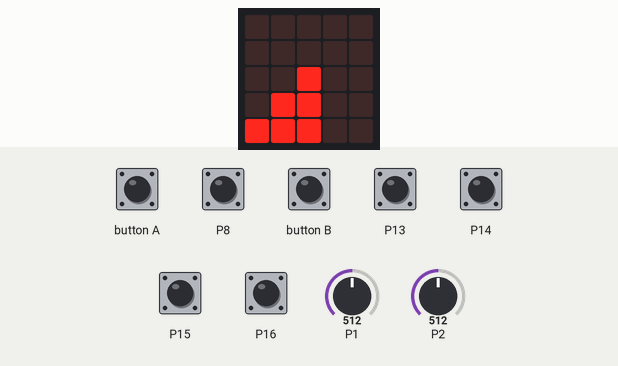
Simulated run of this program. Board: BBC micro:bit (MakeCode). Parts: the board's 5×5 LED display. The inputs (shaded band) are chosen by the test bench; at power-on: P8, P13–16 HIGH, P1 = 512, P2 = 512 (analog values on the 0–1023 scale). No radio messages arrive unless stated (any console line starting 'radio sent:' is added by the test bench); what the program prints to the serial console is not drawn.

Above: at 1.6 s.
1.7 s: button A pressed for 0.15 s
At 2.8 s:
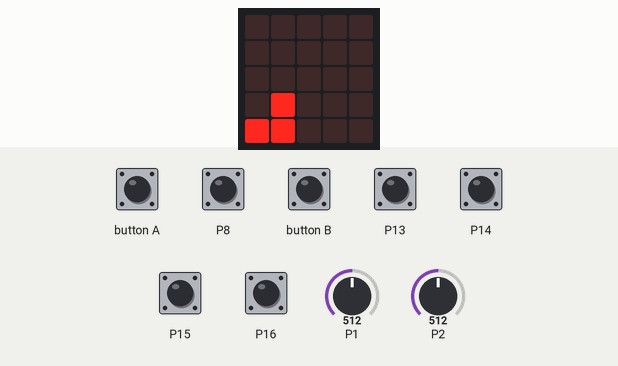
3.3 s: button A pressed for 0.15 s
At 4.0 s:
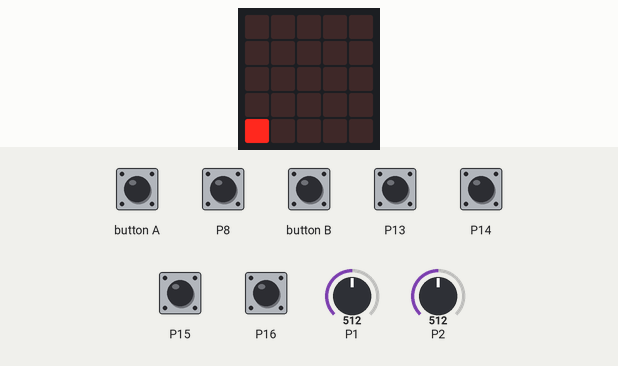
4.9 s: P8 pulled LOW for 0.15 s
8.2 s: button B pressed for 0.15 s
At 9.0 s:
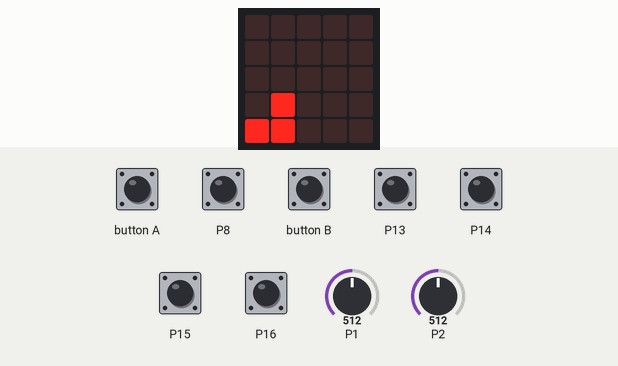
9.8 s: button B pressed 5 times (0.12 s each, 0.3 s apart)
At 12.1 s:
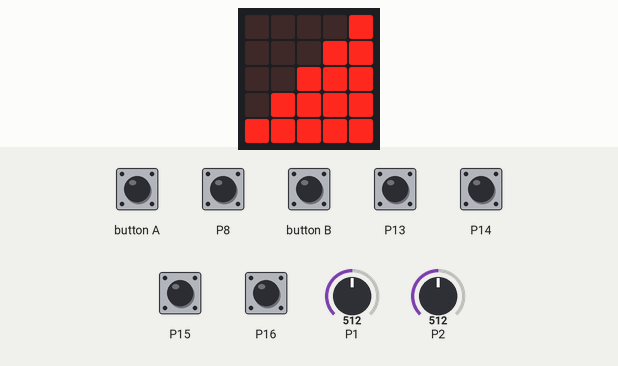
Timing chart, 0 to 13.6 s (numbered marks = the images above; inputs shaded):
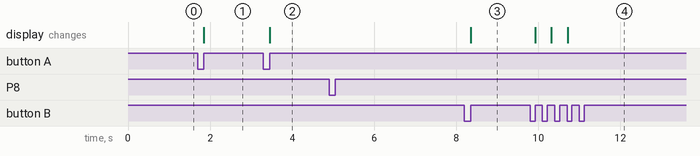

The program:

main.ts
```typescript
// Permet de réduire la vitesse des moteurs  en jouant sur le facteur K_vitesse
input.onButtonPressed(Button.A, function () {
    if (K_vitesse == Vitesse5) {
        // Facteur de vitesse des moteurs , compris entre 0 et 100
        K_vitesse = Vitesse4
        basic.showLeds(`
            . . . . .
            . . . # .
            . . # # .
            . # # # .
            # # # # .
            `)
    } else if (K_vitesse == Vitesse4) {
        // Facteur de vitesse des moteurs , compris entre 0 et 100
        K_vitesse = Vitesse3
        basic.showLeds(`
            . . . . .
            . . . . .
            . . # . .
            . # # . .
            # # # . .
            `)
    } else if (K_vitesse == Vitesse3) {
        // Facteur de vitesse des moteurs , compris entre 0 et 100
        K_vitesse = Vitesse2
        basic.showLeds(`
            . . . . .
            . . . . .
            . . . . .
            . # . . .
            # # . . .
            `)
    } else if (K_vitesse == Vitesse2) {
        // Facteur de vitesse des moteurs , compris entre 0 et 100
        K_vitesse = Vitesse1
        basic.showLeds(`
            . . . . .
            . . . . .
            . . . . .
            . . . . .
            # . . . .
            `)
    } else {
        // Facteur de vitesse des moteurs , compris entre 0 et 100
        K_vitesse = Vitesse1
        basic.showLeds(`
            . . . . .
            . . . . .
            . . . . .
            . . . . .
            # . . . .
            `)
    }
})
// Permet d'augmenter la vitesse des moteurs  en jouant sur le facteur K_vitesse
input.onButtonPressed(Button.B, function () {
    if (K_vitesse == Vitesse1) {
        // Facteur de vitesse des moteurs , compris entre 0 et 100
        K_vitesse = Vitesse2
        basic.showLeds(`
            . . . . .
            . . . . .
            . . . . .
            . # . . .
            # # . . .
            `)
    } else if (K_vitesse == Vitesse2) {
        // Facteur de vitesse des moteurs , compris entre 0 et 100
        K_vitesse = Vitesse3
        basic.showLeds(`
            . . . . .
            . . . . .
            . . # . .
            . # # . .
            # # # . .
            `)
    } else if (K_vitesse == Vitesse3) {
        // Facteur de vitesse des moteurs , compris entre 0 et 100
        K_vitesse = Vitesse4
        basic.showLeds(`
            . . . . .
            . . . # .
            . . # # .
            . # # # .
            # # # # .
            `)
    } else if (K_vitesse == Vitesse4) {
        // Facteur de vitesse des moteurs , compris entre 0 et 100
        K_vitesse = Vitesse5
        basic.showLeds(`
            . . . . #
            . . . # #
            . . # # #
            . # # # #
            # # # # #
            `)
    } else {
        // Facteur de vitesse des moteurs , compris entre 0 et 100
        K_vitesse = Vitesse5
        basic.showLeds(`
            . . . . #
            . . . # #
            . . # # #
            . # # # #
            # # # # #
            `)
    }
})
let Moteur_D = 0
let Motor_G = 0
let y = 0
let x = 0
let Y_valeur = 0
let X_valeur = 0
let K_vitesse = 0
let Vitesse1 = 0
let Vitesse2 = 0
let Vitesse3 = 0
let Vitesse4 = 0
let Vitesse5 = 0
radio.setGroup(1)
pins.setPull(DigitalPin.P8, PinPullMode.PullUp)
pins.setPull(DigitalPin.P13, PinPullMode.PullUp)
pins.setPull(DigitalPin.P15, PinPullMode.PullUp)
pins.setPull(DigitalPin.P14, PinPullMode.PullUp)
pins.setPull(DigitalPin.P16, PinPullMode.PullUp)
pins.setPull(DigitalPin.P12, PinPullMode.PullNone)
Vitesse5 = 100
Vitesse4 = 40
Vitesse3 = 25
Vitesse2 = 18
Vitesse1 = 11
// Facteur de vitesse des moteurs , compris entre 0 et 100
K_vitesse = Vitesse3
// Poids du second moteur. Compris entre 50 et 0.
// 50 => On tourne très peu
// 18 => Bon compromis
// 10 => On tourne très fort.
// 0 => Jostick directionnel ON/OFF
let K_joystick = 18
basic.showLeds(`
    . . . . .
    . . . . .
    . . # . .
    . # # . .
    # # # . .
    `)
basic.forever(function () {
    // Dans la première partie du 'Si' on vient lire les 5 boutons poussoirs de la manette
    if (pins.digitalReadPin(DigitalPin.P16) == 0) {

    } else if (pins.digitalReadPin(DigitalPin.P14) == 0) {

    } else if (pins.digitalReadPin(DigitalPin.P13) == 0) {
        radio.sendValue("Servo1", 4)
    } else if (pins.digitalReadPin(DigitalPin.P15) == 0) {
        radio.sendValue("Servo1", -4)
    } else if (pins.digitalReadPin(DigitalPin.P8) == 0) {
        pins.analogWritePin(AnalogPin.P12, 1023)
        basic.pause(200)
        pins.analogWritePin(AnalogPin.P12, 0)
    } else {
        X_valeur = pins.analogReadPin(AnalogPin.P1)
        Y_valeur = pins.analogReadPin(AnalogPin.P2)
        x = Math.round(Math.map(X_valeur, 0, 1020, -100, 100))
        y = Math.round(Math.map(Y_valeur, 0, 1020, -100, 100))
        // On transforme la position du joystick en information de vitesse pour les moteurs Droit et Gauche qui va de 0 à 100 en marche avant de de -100 à 0 en marche arrière.
        //
        // Le décodage se fait suivant le cadran où l'on se trouve.
        if ((X_valeur <= 480 || Y_valeur >= 540) && (X_valeur < 510 && Y_valeur >= 510)) {
            Motor_G = Math.round(y / 1 - Math.abs(y * x) * ((100 - K_joystick) / 10000))
            Moteur_D = Math.max(Math.abs(x), y)
        } else if ((X_valeur >= 540 || Y_valeur >= 540) && (X_valeur >= 510 && Y_valeur > 510)) {
            Motor_G = Math.max(x, y)
            Moteur_D = Math.round(y / 1 - y * x * ((100 - K_joystick) / 10000))
        } else if ((X_valeur <= 480 || Y_valeur <= 480) && (X_valeur > 510 && Y_valeur <= 500)) {
            Motor_G = Math.min(-1 * x, y)
            Moteur_D = Math.round(y / 1 - y * x * ((100 - K_joystick) / 10000))
        } else if ((X_valeur >= 540 || Y_valeur <= 480) && (X_valeur <= 510 && Y_valeur < 500)) {
            Moteur_D = Math.min(x, y)
            Motor_G = Math.round(y / 1 + y * x * ((100 - K_joystick) / 10000))
        } else {
            Motor_G = 0
            Moteur_D = 0
        }
        Motor_G = Math.trunc(Motor_G * K_vitesse * 0.025)
        Moteur_D = Math.trunc(Moteur_D * K_vitesse * 0.025)
        // Une fois que l'on a fini, on prépare l'envoi du paquet:
        //
        // - On applique d'abord un facteur de vitesse pour que la vitesse soit codé entre 0 et 250 au max.
        //
        // - Puis on envoie une chaine de caractère sous la forme: " 250;250" par exemple.
        radio.sendString("" + convertToText(Motor_G) + ";" + convertToText(Moteur_D))
    }
})
```

test.ts
```typescript
// les tests vont ici ; cela ne sera pas compilé si ce paquet est utilisé en tant qu'extension.
```

Measured:
- after the input at 1.7 s, the display: changes after 0.15 s (image 1)
- after the input at 3.3 s, the display: changes after 0.15 s (image 2)
- after the input at 8.2 s, the display: changes after 0.15 s (image 3)
- after the input at 9.8 s, the display: first changes after 0.12 s (image 4 shows a later state)
